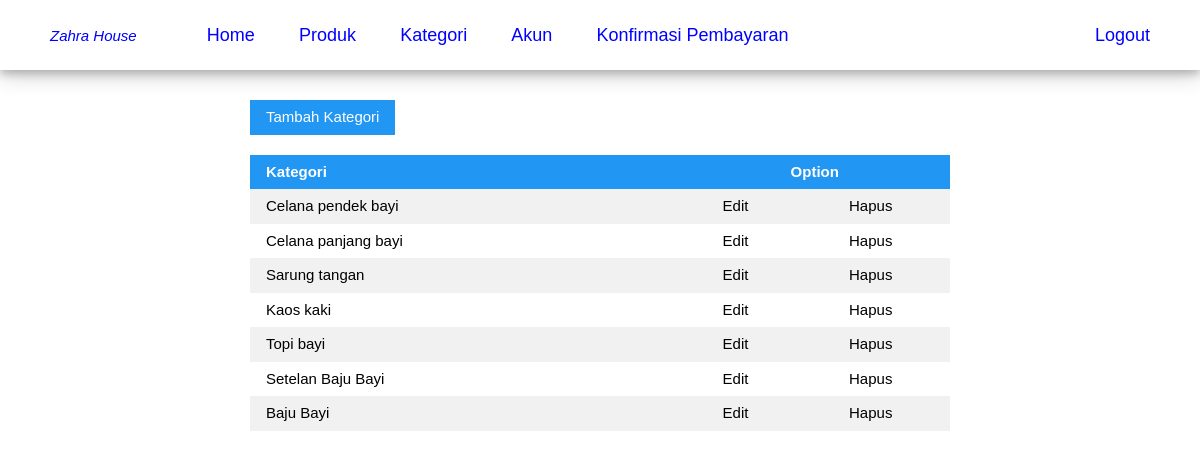
Screenshot of /admin/category.php with the database file from the repository.
### tables this page shows
CREATE TABLE `category` (
  `idCategory` tinyint(3) UNSIGNED NOT NULL,
  `name` char(20) NOT NULL
);

### admin/category.php (the view, shortened to what this page needs)
<?php
    include "../config/config.php";
?>
<!DOCTYPE html>
<html lang="en">
<head>
    <link rel="stylesheet" type="text/css" href="../style/w3.css">
    <link rel="stylesheet" type="text/css" href="../style/css.css">
</head>
<body>
<?php
    include 'menu.php';
?>
    <div class="isi" style="margin: 0 200px;">
        <button class="w3-btn w3-blue" style="margin-bottom: 20px;" onclick="document.getElementById('categoryAdd').style.display='block'">Tambah Kategori</button>
        <table class="w3-table w3-hoverable w3-striped">
            <tr class="w3-blue">
                <th>Kategori</th>
                <th colspan="2"><center>Option</center></th>
            </tr>
            <?php
                $sql = "SELECT * FROM category";
                $query = $mysqli->query($sql);
                while($row = $query->fetch_assoc()){
                    if($row['idCategory'] != 1){
                    ?>
                    <tr>
                        <td><?php echo $row['name']; ?></td>
                        <td><center><a class="option" onclick="editDashboard(<?php echo $row['idCategory'].",'".$row['name']."'"; ?>)">Edit</a></center></td>
                        <td><center><a onclick="categoryDelete(<?php echo $row['idCategory']; ?>,'<?php echo $row['name']; ?>')" class="option">Hapus</a></center></td>
                    </tr>
                    <?php
                    }
                }
            ?>
        </table>
    </div>
</body>
</html>

### style/w3.css (style rules this page uses)
html { -ms-text-size-adjust:100%;-webkit-text-size-adjust:100% }
body { margin:0 }
a { -webkit-tap-highlight-color:transparent;background-color:transparent }
button,input,optgroup,select,textarea { color:inherit;font:inherit;margin:0 }
button { overflow:visible }
button,select { text-transform:none }
button,html input[type=button],input[type=reset],input[type=submit] { -webkit-appearance:button;cursor:pointer }
html,body { font-family:Verdana,sans-serif;font-size:15px;line-height:1.5 }
a { color:inherit }
table { border-collapse:collapse;border-spacing:0;width:100%;display:table }
table,th,td { border:none }
.w3-striped tbody tr:nth-child(even) { background-color:#f1f1f1 }
.w3-table td,.w3-table th,.w3-table-all td,.w3-table-all th { padding:6px 8px;display:table-cell;text-align:left;vertical-align:top }
.w3-table th:first-child,.w3-table td:first-child,.w3-table-all th:first-child,.w3-table-all td:first-child { padding-left:16px }
.w3-btn,.w3-btn-block { border:none;display:inline-block;outline:0;padding:6px 16px;vertical-align:middle;overflow:hidden;text-decoration:none !important;color:#fff;background-color:#000;text-align:center;cursor:pointer;white-space:nowrap }
.w3-btn,.w3-btn-floating,.w3-btn-floating-large { -webkit-touch-callout:none;-webkit-user-select:none;-khtml-user-select:none;-moz-user-select:none;-ms-user-select:none;user-select:none; }
.w3-navbar a,.w3-topnav a,.w3-sidenav a,.w3-dropnav a,.w3-pagination li a,.w3-hoverable tbody tr,.w3-btn,.w3-btn-floating,.w3-btn-floating-large,.w3-hover-opacity,.w3-hover-shadow,.w3-accordion-content a,.w3-dropdown-content a,.w3-dropdown-click:hover,.w3-dropdown-hover:hover,.w3-opennav,.w3-closenav,.w3-closebtn, .w3-hover-amber,.w3-hover-aqua,.w3-hover-blue,.w3-hover-light-blue,.w3-hover-brown,.w3-hover-cyan,.w3-hover-blue-grey,.w3-hover-green,.w3-hover-light-green,.w3-hover-indigo,.w3-hover-khaki,.w3-hover-lime,.w3-hover-orange,.w3-hover-deep-orange,.w3-hover-pink, .w3-hover-purple,.w3-hover-deep-purple,.w3-hover-red,.w3-hover-sand,.w3-hover-teal,.w3-hover-yellow,.w3-hover-white,.w3-hover-black,.w3-hover-grey,.w3-hover-light-grey,.w3-hover-dark-grey,.w3-hover-text-amber,.w3-hover-text-aqua,.w3-hover-text-blue,.w3-hover-text-light-blue, .w3-hover-text-brown,.w3-hover-text-cyan,.w3-hover-text-blue-grey,.w3-hover-text-green,.w3-hover-text-light-green,.w3-hover-text-indigo,.w3-hover-text-khaki,.w3-hover-text-lime,.w3-hover-text-orange,.w3-hover-text-deep-orange,.w3-hover-text-pink,.w3-hover-text-purple, .w3-hover-text-deep-purple,.w3-hover-text-red,.w3-hover-text-sand,.w3-hover-text-teal,.w3-hover-text-yellow,.w3-hover-text-white,.w3-hover-text-black,.w3-hover-text-grey,.w3-hover-text-light-grey,.w3-hover-text-dark-grey { -webkit-transition:all 0.3s ease;transition:all 0.3s ease }
.w3-blue,.w3-hover-blue:hover { color:#fff !important;background-color:#2196F3 !important }

### style/css.css (style rules this page uses)
.isi { padding: 30px 50px; }
.option { text-decoration: none; cursor: pointer; }

### rows the page displays
category: name "Celana pendek bayi"
category: name "Celana panjang bayi"
category: name "Sarung tangan"
category: name "Kaos kaki"
category: name "Topi bayi"
category: name "Setelan Baju Bayi"
category: name "Baju Bayi"
